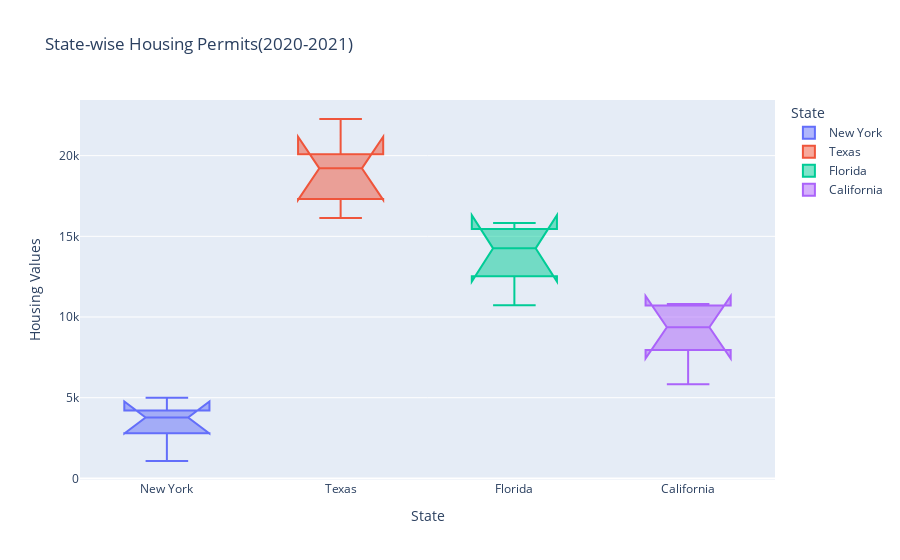

The notebook cell this image was saved under:
### Code cell
home_analy_box(housing_hpi,'2020','2021','Housing Permits')

### Figure 1 — Plotly figure (JSON) as saved in the notebook; plotly's stock layout.template omitted (floating-point values rounded to 4 significant figures)
{"data": [{"alignmentgroup": "True", "hovertemplate": "State=%{x}<br>Housing Values=%{y}<extra></extra>", "legendgroup": "New York", "marker": {"color": "#636efa"}, "name": "New York", "notched": true, "offsetgroup": "New York", "orientation": "v", "showlegend": true, "type": "box", "x": ["New York", "New York", "New York", "New York", "New York"], "x0": " ", "xaxis": "x", "y": [4991, 1077, 3775, 3375, 3951], "y0": " ", "yaxis": "y"}, {"alignmentgroup": "True", "hovertemplate": "State=%{x}<br>Housing Values=%{y}<extra></extra>", "legendgroup": "Texas", "marker": {"color": "#EF553B"}, "name": "Texas", "notched": true, "offsetgroup": "Texas", "orientation": "v", "showlegend": true, "type": "box", "x": ["Texas", "Texas", "Texas", "Texas", "Texas"], "x0": " ", "xaxis": "x", "y": [17700.0, 16130.0, 19370.0, 19210.0, 22270.0], "y0": " ", "yaxis": "y"}, {"alignmentgroup": "True", "hovertemplate": "State=%{x}<br>Housing Values=%{y}<extra></extra>", "legendgroup": "Florida", "marker": {"color": "#00cc96"}, "name": "Florida", "notched": true, "offsetgroup": "Florida", "orientation": "v", "showlegend": true, "type": "box", "x": ["Florida", "Florida", "Florida", "Florida", "Florida"], "x0": " ", "xaxis": "x", "y": [14260.0, 10730.0, 13120.0, 15330.0, 15820.0], "y0": " ", "yaxis": "y"}, {"alignmentgroup": "True", "hovertemplate": "State=%{x}<br>Housing Values=%{y}<extra></extra>", "legendgroup": "California", "marker": {"color": "#ab63fa"}, "name": "California", "notched": true, "offsetgroup": "California", "orientation": "v", "showlegend": true, "type": "box", "x": ["California", "California", "California", "California", "California"], "x0": " ", "xaxis": "x", "y": [9364.0, 5833.0, 10800.0, 8658.0, 10680.0], "y0": " ", "yaxis": "y"}], "layout": {"boxmode": "overlay", "legend": {"title": {"text": "State"}, "tracegroupgap": 0}, "title": {"text": "State-wise Housing Permits(2020-2021)"}, "xaxis": {"anchor": "y", "categoryarray": ["New York", "Texas", "Florida", "California"], "categoryorder": "array", "domain": [0, 1], "title": {"text": "State"}}, "yaxis": {"anchor": "x", "domain": [0, 1], "title": {"text": "Housing Values"}}}}
